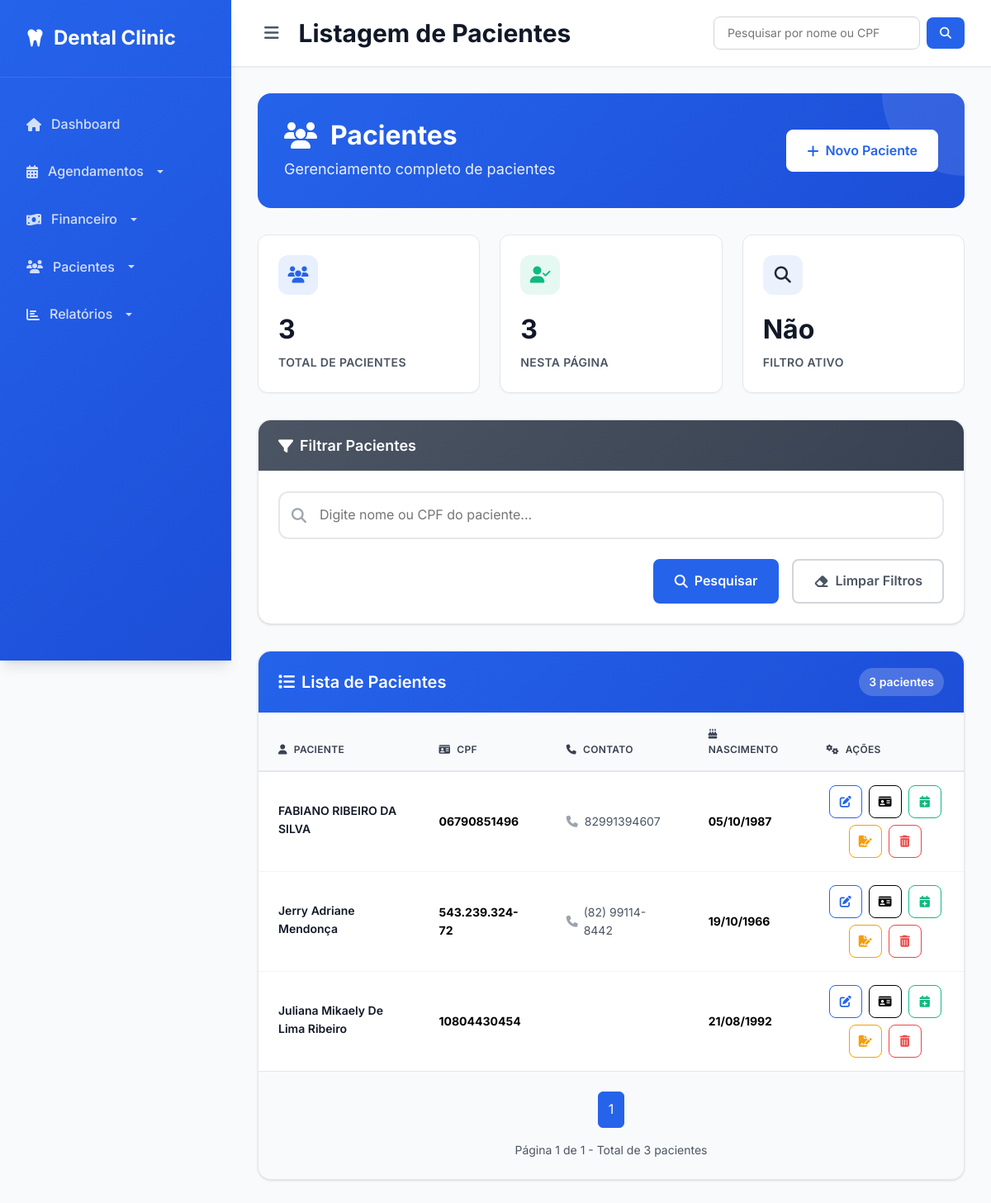
/paciente/listar/, run on the app's committed database.
### paciente/models.py (models this page shows, shortened)
class Paciente(models.Model):
    nome = models.CharField(max_length=100)
    cpf = models.CharField(max_length=14, unique=True)
    data_nascimento = models.DateField()
    nome_pai = models.CharField(max_length=150, blank=True, null=True)
    nome_mae = models.CharField(max_length=150, blank=True, null=True)
    nacionalidade = models.CharField(max_length=100, blank=True, null=True)
    naturalidade = models.CharField(max_length=100, blank=True, null=True)
    estado_civil = models.CharField(
        max_length=20,
        choices=[
            ('solteiro', 'Solteiro(a)'),
            ('casado', 'Casado(a)'),
            ('divorciado', 'Divorciado(a)'),
            ('viuvo', 'Viúvo(a)'),
            ('outro', 'Outro'),
        ],
        blank=True,
        null=True
    )
    sexo = models.CharField(
        max_length=10,
        choices=[
            ('masculino', 'Masculino'),
            ('feminino', 'Feminino'),
            ('outro', 'Outro'),
        ],
        blank=True,
        null=True
    )
    profissao = models.CharField(max_length=100, blank=True, null=True)
    telefone = models.CharField(max_length=20, blank=True, null=True)
    observacao_contato = models.TextField(blank=True, null=True)
    cep = models.CharField(max_length=9, blank=True, null=True)
    endereco = models.CharField(max_length=150, blank=True, null=True)
    numero = models.CharField(max_length=10, blank=True, null=True)
    bairro = models.CharField(max_length=100, blank=True, null=True)
    cidade = models.CharField(max_length=100, blank=True, null=True)
    uf = models.CharField(max_length=2, blank=True, null=True)
    complemento = models.CharField(max_length=100, blank=True, null=True)
    ponto_referencia = models.CharField(max_length=150, blank=True, null=True)
    outras_observacoes = models.TextField(blank=True, null=True)
    data_cadastro = models.DateTimeField(auto_now_add=True)

### paciente/views.py (the view)
# urls.py: path('listar/', views.listar_pacientes, name='listar_pacientes'),
def listar_pacientes(request):
    pacientes_list = Paciente.objects.all().order_by('nome')
    busca = request.GET.get('busca')
    if busca:
        pacientes_list = pacientes_list.filter(
            Q(nome__icontains=busca) | Q(cpf__icontains=busca)
        )
    paginator = Paginator(pacientes_list, 25)
    page_number = request.GET.get('page')
    pacientes = paginator.get_page(page_number)
    return render(request, 'paciente/listar_pacientes.html', {
        'pacientes': pacientes,
    })

### paciente/templates/paciente/listar_pacientes.html (shortened to what this page needs)
{% extends 'core/base.html' %}
{% block page_title %}Listagem de Pacientes{% endblock %}
{% block content %}
<div class="page-header">
    <div class="content">
        <div>
            <h1 class="page-title">
                <i class="fas fa-users"></i>
                Pacientes
            </h1>
            <div class="page-subtitle">Gerenciamento completo de pacientes</div>
        </div>
        <div class="header-actions">
            <a href="{% url 'paciente:cadastrar_paciente' %}" class="btn-header primary">
                <i class="fas fa-plus"></i>
                Novo Paciente
            </a>
        </div>
    </div>
</div>
<div class="stats-container">
    <div class="stat-card">
        <div class="stat-icon primary">
            <i class="fas fa-users"></i>
        </div>
        <div class="stat-number">{{ pacientes.paginator.count }}</div>
        <div class="stat-label">Total de Pacientes</div>
    </div>
    <div class="stat-card">
        <div class="stat-icon success">
            <i class="fas fa-user-check"></i>
        </div>
        <div class="stat-number">{{ pacientes|length }}</div>
        <div class="stat-label">Nesta Página</div>
    </div>
    <div class="stat-card">
        <div class="stat-icon info">
            <i class="fas fa-search"></i>
        </div>
        <div class="stat-number">{% if request.GET.busca %}Sim{% else %}Não{% endif %}</div>
        <div class="stat-label">Filtro Ativo</div>
    </div>
</div>
<div class="filter-card">
    <div class="filter-header">
        <h5 class="filter-title">
            <i class="fas fa-filter"></i>
            Filtrar Pacientes
        </h5>
    </div>
    <div class="filter-body">
        <form method="get">
            <div class="search-container">
                <i class="fas fa-search search-icon"></i>
                <input type="text"
                       id="busca"
                       name="busca"
                       class="search-input"
                       placeholder="Digite nome ou CPF do paciente..."
                       value="{{ request.GET.busca }}"
                       autocomplete="off">
            </div>
            <div class="filter-actions">
                <button type="submit" class="btn-filter btn-search">
                    <i class="fas fa-search"></i>
                    Pesquisar
                </button>
                <a href="{% url 'paciente:listar_pacientes' %}" class="btn-filter btn-clear">
                    <i class="fas fa-eraser"></i>
                    Limpar Filtros
                </a>
            </div>
        </form>
    </div>
</div>
<div class="patients-card">
    <div class="patients-header">
        <h4 class="patients-title">
            <i class="fas fa-list"></i>
            Lista de Pacientes
        </h4>
        <div class="patients-count">
            {{ pacientes.paginator.count }} pacientes
        </div>
    </div>
    {% if pacientes %}
        <div class="table-responsive">
            <table class="patients-table table">
                <thead>
                    <tr>
                        <th><i class="fas fa-user me-2"></i>Paciente</th>
                        <th><i class="fas fa-id-card me-2"></i>CPF</th>
                        <th><i class="fas fa-phone me-2"></i>Contato</th>
                        <th><i class="fas fa-birthday-cake me-2"></i>Nascimento</th>
                        <th><i class="fas fa-cogs me-2"></i>Ações</th>
                    </tr>
                </thead>
                <tbody>
                    {% for paciente in pacientes %}
                    <tr>
                        <td>
                            <div class="patient-name">{{ paciente.nome }}</div>
                        </td>
                        <td>
                            <strong>{{ paciente.cpf }}</strong>
                        </td>
                        <td>
                            <div class="patient-contact">
                                {% if paciente.telefone %}
                                <div class="contact-item">
                                    <i class="fas fa-phone contact-icon"></i>
                                    {{ paciente.telefone }}
                                </div>
                                {% endif %}
                            </div>
                        </td>
                        <td>
                            <strong>{{ paciente.data_nascimento|date:"d/m/Y" }}</strong>
                        </td>
                        <td>
                            <div class="actions-container">
                                <a href="{% url 'paciente:editar_paciente' paciente.id %}"
                                   class="btn-action btn-edit"
                                   title="Editar Paciente">
                                    <i class="fas fa-edit"></i>
                                </a>
                                <a href="{% url 'financeiro:paciente_ficha' paciente.id %}"
                                   class="btn-action btn-profile"
                                   title="Ver Ficha">
                                    <i class="fas fa-id-card"></i>
                                </a>
                                <a href="{% url 'agendamento:agendar_paciente' paciente.id %}"
                                   class="btn-action btn-schedule"
                                   title="Agendar Consulta">
                                    <i class="fas fa-calendar-plus"></i>
                                </a>
                                <a href="{% url 'financeiro:contrato_paciente' paciente.id %}"
                                   class="btn-action btn-contract"
                                   title="Novo Contrato">
                                    <i class="fas fa-file-signature"></i>
                                </a>
                                <a href="{% url 'paciente:excluir_paciente' paciente.id %}"
                                   class="btn-action btn-delete"
                                   title="Excluir Paciente"
                                   onclick="return confirm('Tem certeza que deseja excluir este paciente?');">
                                    <i class="fas fa-trash-alt"></i>
                                </a>
                            </div>
                        </td>
                    </tr>
                    {% endfor %}
                </tbody>
            </table>
        </div>
        <div class="pagination-container">
            <nav aria-label="Navegação de páginas">
                <ul class="pagination">
                    {% for num in pacientes.paginator.page_range %}
                        {% if pacientes.number == num %}
                            <li class="page-item active">
                                <a class="page-link" href="#">{{ num }}</a>
                            </li>
                        {% elif num > pacientes.number|add:'-3' and num < pacientes.number|add:'3' %}
                            <li class="page-item">
                                <a class="page-link" href="?page={{ num }}{% if request.GET.busca %}&busca={{ request.GET.busca }}{% endif %}">{{ num }}</a>
                            </li>
                        {% endif %}
                    {% endfor %}
                </ul>
            </nav>
            <div class="pagination-info">
                Página {{ pacientes.number }} de {{ pacientes.paginator.num_pages }} -
                Total de {{ pacientes.paginator.count }} pacientes
            </div>
        </div>
    {% endif %}
</div>
{% endblock %}
{% block extra_js %}
<link rel="stylesheet" href="https://code.jquery.com/ui/1.13.0/themes/base/jquery-ui.css">
{% endblock %}

### templates/core/base.html (style rules this page uses)
:root { --primary-color: #2563eb; --primary-light: #3b82f6; --primary-dark: #1d4ed8; --success-color: #10b981; --warning-color: #f59e0b; --danger-color: #ef4444; --gray-50: #f9fafb; --gray-100: #f3f4f6; --gray-200: #e5e7eb; --gray-300: #d1d5db; --gray-400: #9ca3af; --gray-500: #6b7280; --gray-600: #4b5563; --gray-700: #374151; --gray-800: #1f2937; --gray-900: #111827; --shadow-sm: 0 1px 2px 0 rgb(0 0 0 / 0.05); --shadow: 0 1px 3px 0 rgb(0 0 0 / 0.1), 0 1px 2px -1px rgb(0 0 0 / 0.1); --shadow-lg: 0 10px 15px -3px rgb(0 0 0 / 0.1), 0 4px 6px -4px rgb(0 0 0 / 0.1); }
* { margin: 0; padding: 0; box-sizing: border-box; }
body { font-family: 'Inter', -apple-system, BlinkMacSystemFont, sans-serif; background-color: var(--gray-50); color: var(--gray-800); line-height: 1.6; }

### data on the page
Paciente: nome "FABIANO RIBEIRO DA SILVA", cpf "06790851496", telefone "82991394607", data_nascimento "05/10/1987"
Paciente: nome "Jerry Adriane Mendonça", cpf "543.239.324-72", telefone "(82) 99114-8442", data_nascimento "19/10/1966"
Paciente: nome "Juliana Mikaely De Lima Ribeiro", cpf "10804430454", data_nascimento "21/08/1992"

### other printed values
{{ pacientes.paginator.count }} "3"
{{ pacientes|length }} "3"
{{ num }} "1"
{{ pacientes.number }} "1"
{{ pacientes.paginator.num_pages }} "1"
